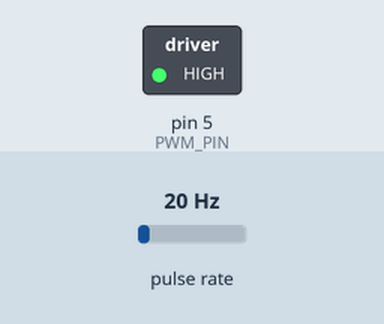
Recording of a sketch running on a simulated Arduino Uno, built with avr-gcc and run on an emulated ATmega328P. Parts: switched loads named in the sketch (green lamp = pin HIGH). Wiring (inferred from the names in the program): pulse sensor: data pin 2. Inputs (shaded band) come from the test bench; at power-on: pulse rate 20 Hz. What the sketch prints to the serial monitor is not drawn.

Above: at 1.2 s.
1.3 s: pulse rate (sensor on pin 2) set to 49 Hz
3.2 s: pulse rate (sensor on pin 2) set to 54 Hz
4.8 s: pulse rate (sensor on pin 2) set to 150 Hz
Timing chart, 0 to 7.8 s (numbered marks = the images above; inputs shaded):
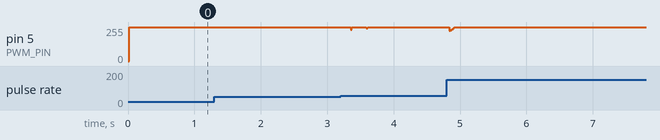

The sketch:

arduino_pid_motor.ino
```cpp
/*
  Arduino PID motor speed loop.

  Hardware assumptions:
  - PWM motor driver input on pin 5
  - Hall or encoder pulse input on pin 2
  - Serial monitor at 115200 baud

  This sketch mirrors the Python simulation structure: sample speed, filter it,
  update the PID controller, write PWM, and stream telemetry.
*/

const byte PWM_PIN = 5;
const byte SENSOR_PIN = 2;

volatile unsigned long pulseCount = 0;

const float TARGET_RPM = 1200.0;
const float SAMPLE_TIME_S = 0.02;
const float PULSES_PER_REV = 20.0;

float kp = 0.0009;
float ki = 0.0020;
float kd = 0.00004;
float integral = 0.0;
float previousError = 0.0;
float filteredRpm = 0.0;

unsigned long previousMicros = 0;
unsigned long previousPulseCount = 0;

void countPulse() {
  pulseCount++;
}

void setup() {
  pinMode(PWM_PIN, OUTPUT);
  pinMode(SENSOR_PIN, INPUT_PULLUP);
  attachInterrupt(digitalPinToInterrupt(SENSOR_PIN), countPulse, RISING);
  Serial.begin(115200);
  previousMicros = micros();
}

void loop() {
  unsigned long now = micros();
  float elapsed = (now - previousMicros) / 1000000.0;
  if (elapsed < SAMPLE_TIME_S) {
    return;
  }

  noInterrupts();
  unsigned long pulses = pulseCount;
  interrupts();

  unsigned long deltaPulses = pulses - previousPulseCount;
  previousPulseCount = pulses;
  previousMicros = now;

  float rpm = (deltaPulses / PULSES_PER_REV) * (60.0 / elapsed);
  filteredRpm = 0.25 * rpm + 0.75 * filteredRpm;

  float error = TARGET_RPM - filteredRpm;
  float proposedIntegral = integral + error * elapsed;
  float derivative = (error - previousError) / elapsed;
  float command = kp * error + ki * proposedIntegral + kd * derivative;
  command = constrain(command, 0.0, 1.0);

  bool saturatedHigh = command >= 1.0 && error > 0.0;
  bool saturatedLow = command <= 0.0 && error < 0.0;
  if (!saturatedHigh && !saturatedLow) {
    integral = proposedIntegral;
  }
  previousError = error;

  int pwm = round(command * 255.0);
  analogWrite(PWM_PIN, pwm);

  Serial.print("target=");
  Serial.print(TARGET_RPM);
  Serial.print(",rpm=");
  Serial.print(filteredRpm);
  Serial.print(",pwm=");
  Serial.println(pwm);
}
```

Measured:
- after the input at 1.3 s, every drawn part: stays the same
- after the input at 3.2 s, pin 5 (PWM_PIN): 255/255 → 235/255 after 0.15 s, → 255/255 0.02 s later, → 245/255 0.22 s later, → 255/255 0.02 s later
